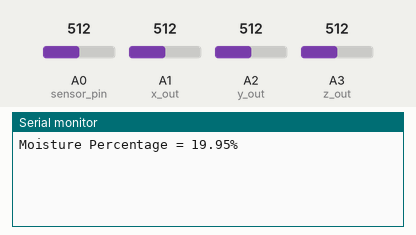
A sketch run on a simulated Arduino Uno, built with avr-gcc and run on an emulated ATmega328P. Parts: the last lines printed to the serial monitor. The inputs (shaded band) are chosen by the test bench; at power-on: A0 (sensor_pin) = 512, A1 (x_out) = 512, A2 (y_out) = 512, A3 (z_out) = 512. WiFi joins after 1.5 s; servers stay silent unless stated.

Above: at 3.0 s.
3.1 s: A0 (sensor_pin) set to 716
At 4.4 s:
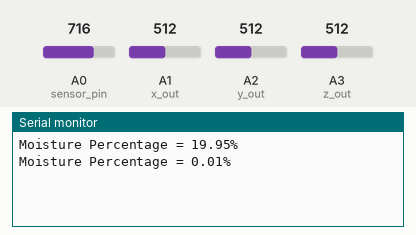
4.6 s: A0 (sensor_pin) set to 992
At 5.5 s:
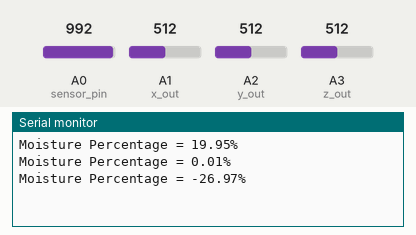
Timing chart, 0 to 7.6 s (numbered marks = the images above; inputs shaded):
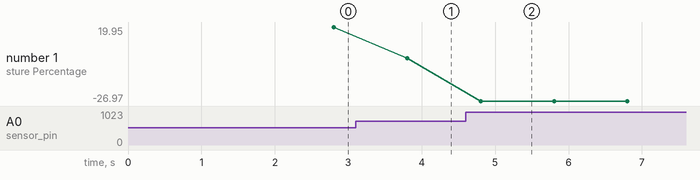

The sketch:

final.ino
```cpp
#define BLYNK_PRINT DebugSerial

#include <SoftwareSerial.h>
SoftwareSerial DebugSerial(2, 3);

#include <BlynkSimpleStream.h>

char auth[] = "u7Uu7k9FUovuOsGmJMWEty_NDa1nY6kU";

#include <math.h>

const int x_out = A1;
const int y_out = A2;
const int z_out = A3;
const int sensor_pin = A0;
float moisture_percentage;
int sensor_value;
int x_adc_value, y_adc_value, z_adc_value;
double x_g_value, y_g_value, z_g_value;
int limit = 50;

BlynkTimer timer;

void setup()
{
  DebugSerial.begin(9600);
  Serial.begin(9600);
  Blynk.begin(Serial, auth);
  Blynk.notify("Device started");

  // Setup a function to be called every minute
  timer.setInterval(1000L, sensorDataSend);
}

void sensorDataSend()
{
  sensor_value = analogRead(sensor_pin);
  moisture_percentage = ( 70 - ( (sensor_value/1023.00) * 100 ) );
  Serial.print("Moisture Percentage = ");
  Serial.print(moisture_percentage);
  Serial.print("%\n\n");

  Blynk.virtualWrite(V1, moisture_percentage);

  if (moisture_percentage>limit)
  {
     Blynk.notify("Warning:Critical Moisture Level");
     Blynk.email("navi.kris2001@gmail.com", "Subject: Warning", "Soil moisture level CRITICAL");
  }

  x_adc_value = analogRead(x_out);
  y_adc_value = analogRead(y_out);
  z_adc_value = analogRead(z_out);

  x_g_value = ( ( ( (double)(x_adc_value * 5)/1024) - 1.65 ) / 0.330 );
  y_g_value = ( ( ( (double)(y_adc_value * 5)/1024) - 1.65 ) / 0.330 );
  z_g_value = ( ( ( (double)(z_adc_value * 5)/1024) - 1.80 ) / 0.330 );

  Blynk.virtualWrite(V2, x_g_value);
  Blynk.virtualWrite(V3, y_g_value);
  Blynk.virtualWrite(V4, z_g_value);
}

void loop()
{
  Blynk.run();
  timer.run();
}
```

Measured:
- after the input at 3.1 s, the serial monitor: prints a new line after 0.70 s (image 1)
- after the input at 4.6 s, the serial monitor: prints a new line after 0.20 s (image 2)
- plotted number 1: 19.95 → 0.01 after the input at 3.1 s, 0.01 → -26.97 after the input at 4.6 s
